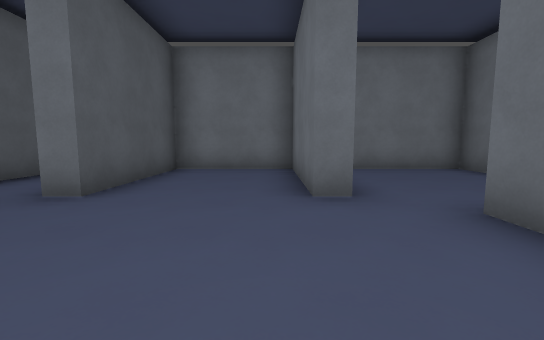
[1] (above)

18 first-person views from a walk through a level from a Godot 3-D game. The camera is 1.4 m above the floor, tilts 6° down and sees 90° across. The floor is counted in squares, 2 m on a side. Each view is taken from the middle of a square. On the plan, view 1 faces up. The plan holds only what a view shows up to about 9 squares ahead; the rest is blank. Characters and animated objects are not drawn. Surface patterns are stand-ins for the level's own textures.

[2]
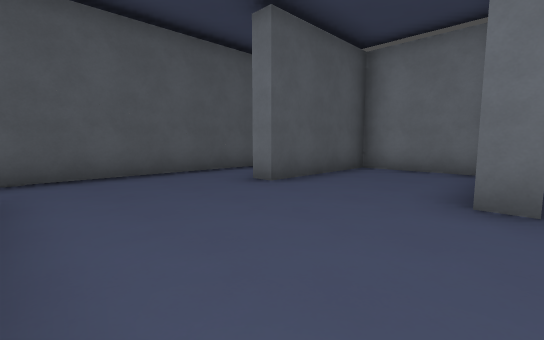

[3]
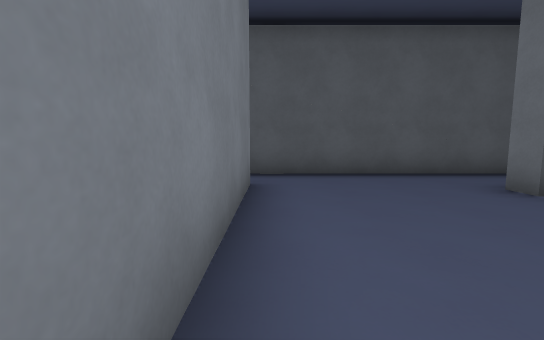

[4]
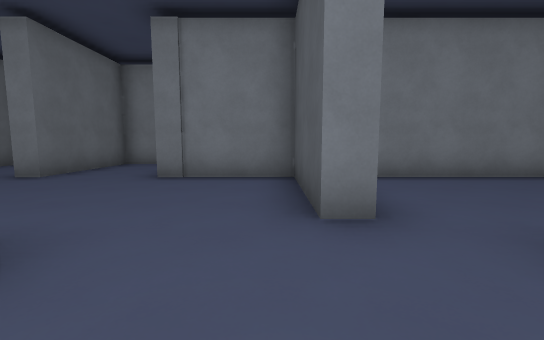

[5]
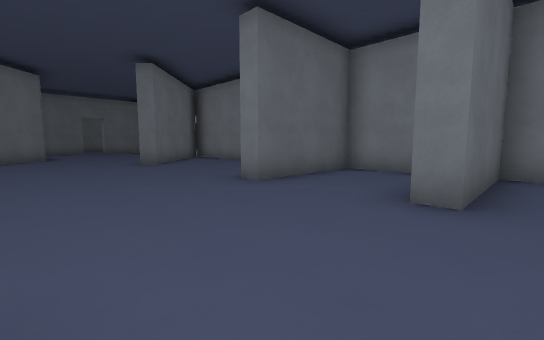

[6]
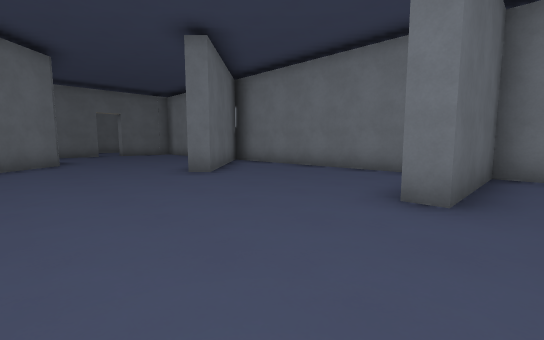

[7]
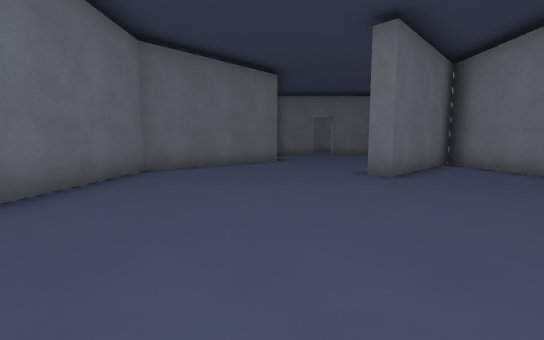

[8]
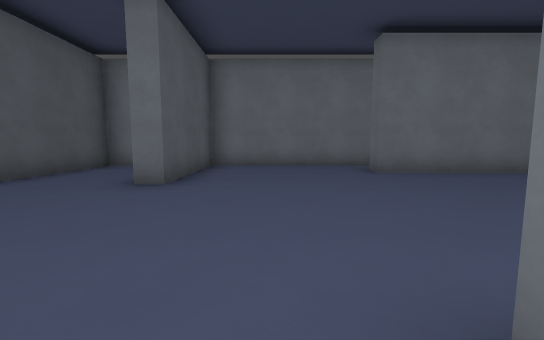

[9]
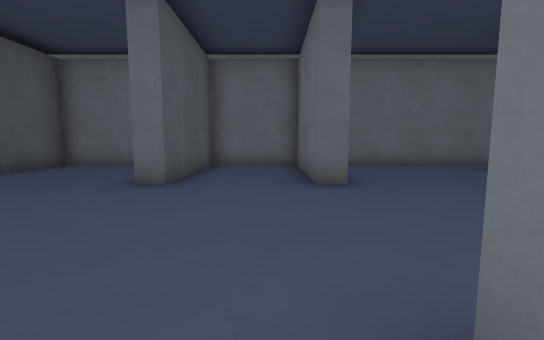

[10]
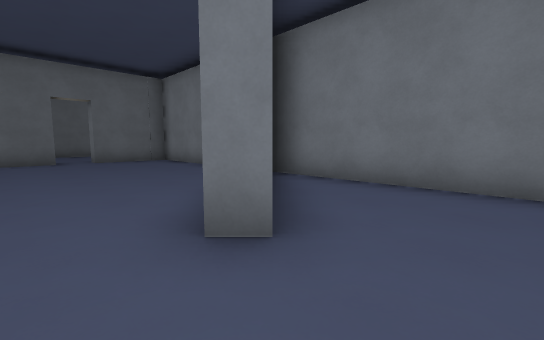

[11]
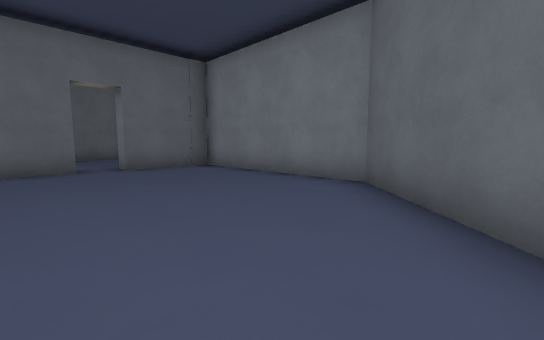

[12]
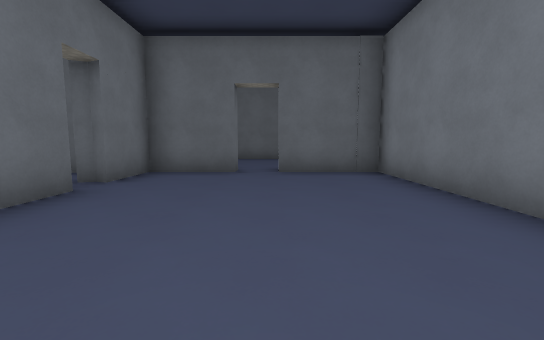

[13]
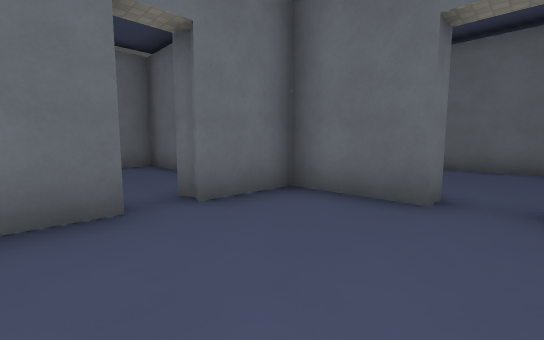

[14]
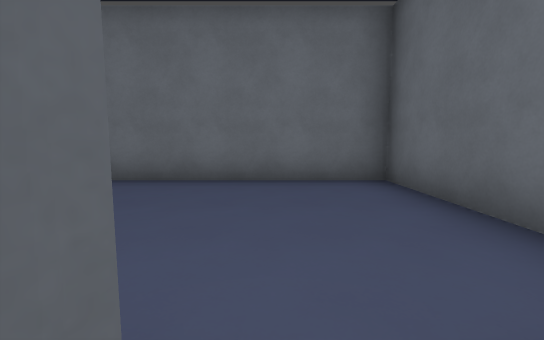

[15]
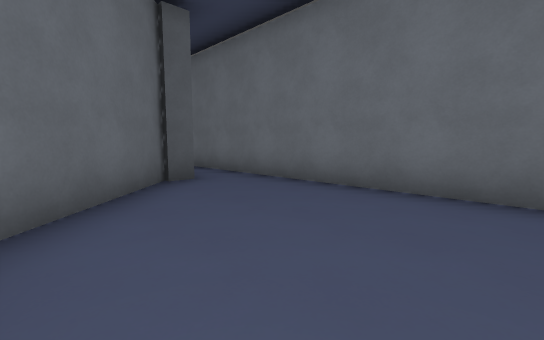

[16]
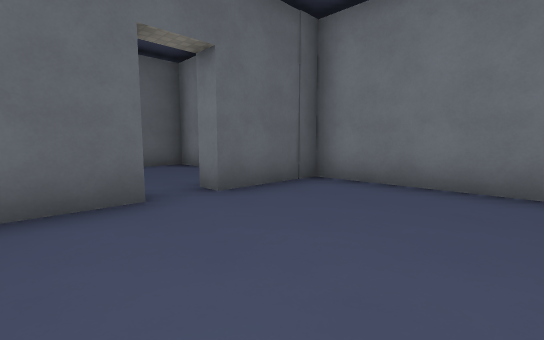

[17]
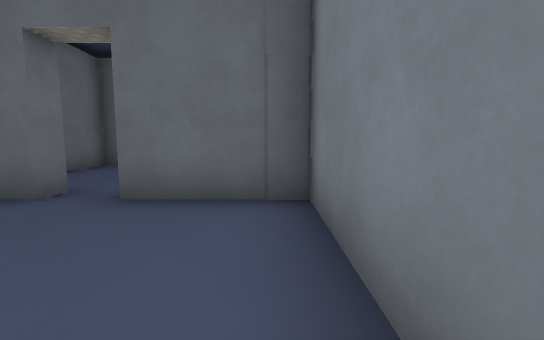

[18]
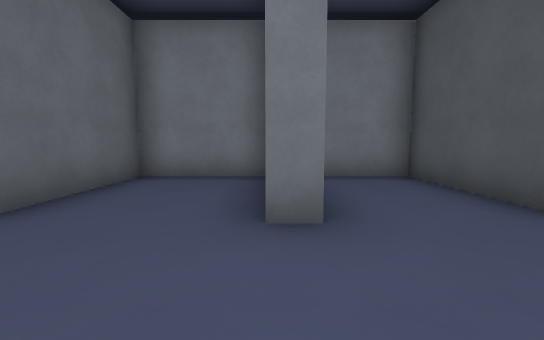

### Floor plan
Ten units are one square. View 1 is at (0, 0); x grows to the right and y downward. Boxes are objects, and circles mark ways between rooms. Rooms are numbered by the first view taken in them; rooms with no view inside come last. Other rooms are left out.
<svg viewBox="-52 -74 345 114">
<path fill="none" stroke="#000" d="M11 -34 5 -34 5 -69 -24 -69 -24 -34 -30 -34M-34 3 10 3M-47 -56 -47 5M21 -20 21 -26M122 35 184 35 154 4 158 0M169 12 192 35 242 35 242 12 248 12M124 -69 82 -69 82 -34 77 -34 77 -69 53 -69 53 -34 48 -34M81 35 107 35 107 3 112 3M53 6 53 35 76 35 76 3 81 3M197 -18 165 -51 124 -51 124 -56M48 -59 48 -69 10 -69 10 -49M219 -18 207 -18M21 -26 26 -26 26 3 52 3M248 2 242 2 242 -18 225 -18M174 -56 174 -50M172 -51 193 -30M241 -32 241 -69 149 -69M134 -69 124 -69M277 29 288 29 288 -18 272 -18"/>
<circle cx="20" cy="-30" r="3" fill="#2a7"/>
<circle cx="120" cy="-60" r="3" fill="#2a7"/>
<circle cx="220" cy="-20" r="3" fill="#2a7"/>
<circle cx="250" cy="10" r="3" fill="#2a7"/>
<text x="-20" y="-30">1</text>
<text x="120" y="-10">2</text>
<text x="200" y="-50">3</text>
<text x="270" y="10">4</text>
</svg>
Room 1 opens to room 2. Room 2 opens to room 3. Room 2 opens to room 4.

Where each view was taken, in squares from view 1:
view 1: 0 up, 0 right, facing up
view 2: 0 up, 1 right, facing up-left
view 3: 0 up, 1 right, facing left
view 4: 5 up, 3 right, facing down
view 5: 3 up, 7 right, facing down-right
view 6: 3 up, 10 right, facing down-right
view 7: 2 up, 10 right, facing right
view 8: 1 down, 10 right, facing up
view 9: 1 down, 7 right, facing up
view 10: 1 up, 14 right, facing down-right
view 11: 1 up, 17 right, facing down-right
view 12: 1 down, 18 right, facing right
view 13: 1 down, 21 right, facing up-right
view 14: 2 up, 22 right, facing up
view 15: 3 up, 22 right, facing up-left
view 16: 1 up, 21 right, facing down-right
view 17: 3 down, 21 right, facing right
view 18: 2 up, 8 right, facing down
